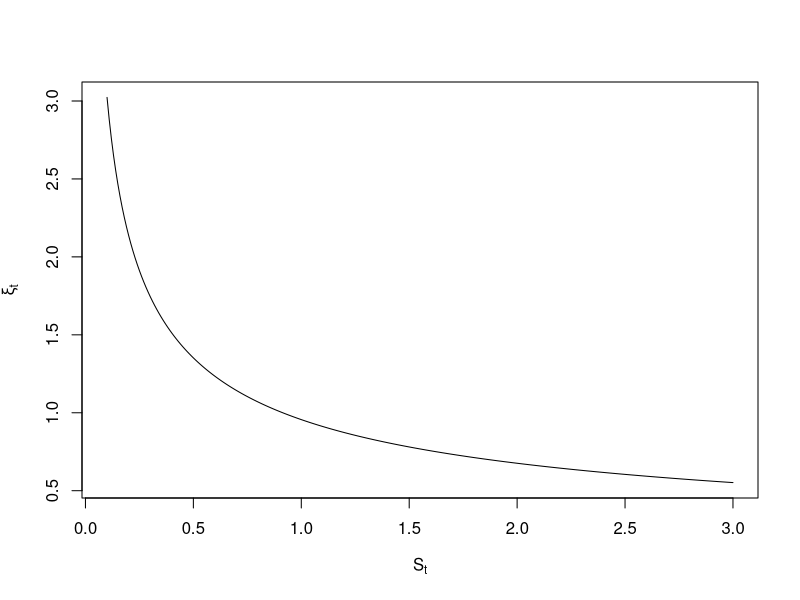
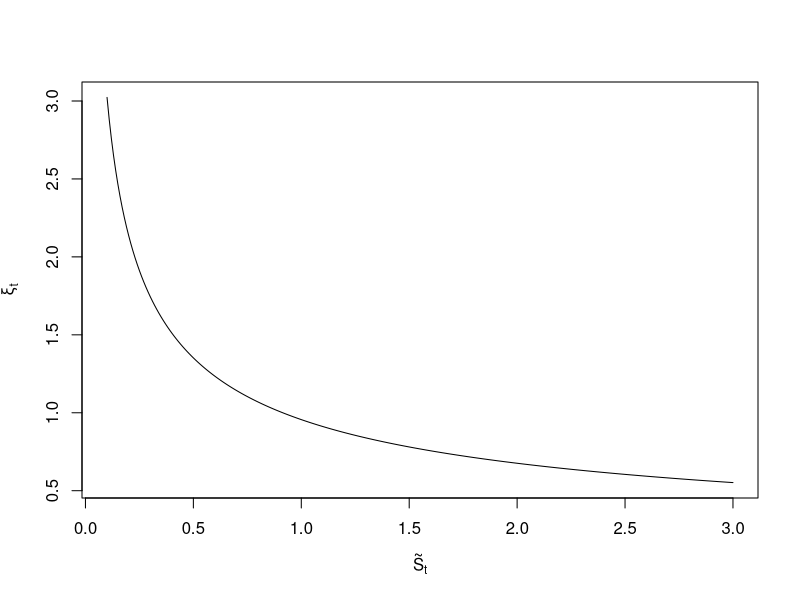

Here is the R script that generated these plots, in order: (Note: this script raises an error after producing the figures.)
############ MÉMOIRE: Maitrise en Mathématiques Finacières et Actuarielle  #################

# -SECTION 3: Power Utility - Simulation de marché #
#-Note: toutes les formules sont UNIQUEMENT applicables à la fonction de Power Utility

########## PARAMÈTRES ##########################################
Maturi<-10         #Time until maturity
r_no_risk<-0.02    #Risk free rate
alpha<-0.04        #Risky rate
sigma<-0.2         #Volatility
gamma<-2           #Parameter of Utility function
S_0<-1             #Initial value of the asset (S_0>0)
budget<-1          #Initial Budget amount
N_Simulations<-100000 #Number of Simulations
fee_c_s<-0.00     #Fee applied of the risky asset
fee_c_f<-0.00     #Fee applied of the funds 

Frequ<-52          #Frequency of rebalancing the portfolio
  
a_call_sim<-1
b_call_sim<-1
K_call_sim<-1

library("ggplot2")
alpha_tilde<-alpha-fee_c_s-fee_c_f
r_no_risk_tilde<-r_no_risk-fee_c_f
  
theta_sim<-(alpha-r_no_risk)/sigma
theta_sim_tilde<-(alpha_tilde-r_no_risk_tilde)/sigma
################################################################




########## Graph: xi_t with respect to S_t ##########
ttt<-3
sst<-seq(0.1,3,0.01)
xxi<-lapply(sst,function(x)x^(-theta_sim/sigma)*exp((theta_sim*alpha/sigma-theta_sim*sigma/2-r_no_risk-0.5*theta_sim^2)*ttt))
plot(sst,xxi, type='l',xlab=expression(S[t]),ylab=expression(xi[t]))




########## Graph: xi_t with respect to S_t with fees ##########
ttt<-3
sst<-seq(0.1,3,0.01)
xxi<-lapply(sst,function(x)x^(-theta_sim_tilde/sigma)*exp((theta_sim_tilde*alpha_tilde/sigma-theta_sim_tilde*sigma/2-r_no_risk_tilde-0.5*theta_sim_tilde^2)*ttt))
plot(sst,xxi, type='l',xlab=expression(tilde(S)[t]),ylab=expression(tilde(xi)[t]))
#,yaxt = "n" ,xaxt = "n"

#### "Frequency" - SIMULATIONS - Market ########
# Power Utility, no Call option #

rand_vector4<-rnorm(Maturi*Frequ)
prop_Actif_Risque<-(alpha-r_no_risk)/(gamma*sigma^2)
S_t0<-1
B_t0<-1

S_t_simulated0<-lapply(rand_vector4,function (x)exp((alpha-0.5*sigma^2)/Frequ+sigma*sqrt(1/Frequ)*x))
B_t_simulated0<-rep(exp(r_no_risk/Frequ),Frequ*Maturi)
lambda_0<-(1/budget)^(gamma)*exp((-r_no_risk*gamma+r_no_risk-(0.5*theta_sim^2)+theta_sim^2/(2*gamma))*Maturi)
Ptf_simulated_0<-lambda_0^(-1/gamma)*exp((0.5*theta_sim^2*(1-1/gamma)^2-(r_no_risk+0.5*theta_sim^2)*(1-1/gamma))*Maturi)

Montant_Actif_Risque0<-prop_Actif_Risque*Ptf_simulated_0/S_t0
Montant_Actif_Sans_Risque0<-(Ptf_simulated_0-Montant_Actif_Risque0*S_t0)/B_t0
tool_investment0<-rbind(Montant_Actif_Risque0,Montant_Actif_Sans_Risque0)
  
S_t_simulated1<-cumprod(S_t_simulated0)
B_t_simulated1<-cumprod(B_t_simulated0)

tool_Market0<-rbind(S_t_simulated1[1:(Frequ*Maturi-1)],B_t_simulated1[1:(Frequ*Maturi-1)])
tool_Market1<-rbind(S_t_simulated1,B_t_simulated1)
Ptf_simulated_1<-tool_Market1[,1]%*%tool_investment0
tool_investment1<-rbind(prop_Actif_Risque*Ptf_simulated_1/tool_Market1[1,1],(Ptf_simulated_1-prop_Actif_Risque*Ptf_simulated_1)/tool_Market1[2,1])
#tool_Market1[,1]%*%tool_investment1==tool_Market1[,1]%*%tool_investment0




#Retourne un vecteur contenant les nouveaux montants investis ds l'actif risqué et sans risque, respectivement
Investment_Fonct<-function(S_t,B_t,invest_risq_tm1,invest_srisq_tm1,propor){
  Ptf_ini<-S_t*invest_risq_tm1+invest_srisq_tm1*B_t
  
  investment<-rbind(propor*Ptf_ini/S_t,Ptf_ini*(1-propor)/B_t)

  return(investment)
}
#Investment_Fonct(S_t=1.004773,B_t= 1.000385,invest_risq_tm1=0.2797681,invest_srisq_tm1=0.8393042,propor=0.25)



#Retourne le processus d'investissement de portfeuille
tool_investment[,1]<-tool_investment0
  for (i in 2:(Frequ*Maturi)){
    tool_investment[,i]<-Investment_Fonct(S_t=S_t_simulated1[(i-1)],B_t= B_t_simulated1[(i-1)],invest_risq_tm1=tool_investment[1,(i-1)],invest_srisq_tm1=tool_investment[2,(i-1)],propor=prop_Actif_Risque) 
  }

#Valeur du portfeuille
Ptf_simulated1<-apply(tool_Market1*tool_investment,2,function(x) sum(x))




#### "Frequ" - SIMULATIONS - Market ########
# Power Utility, no Call option #
########### Plusieurs Simulations ###########
tool_investment<-rbind(rep(0,Frequ*Maturi)+1,rep(0,Frequ*Maturi)+1) #Initialisation
tool_invest_risque_multi<-matrix(0,N_Simulations,Frequ*Maturi+1)
tool_invest_srisque_multi<-matrix(0,N_Simulations,Frequ*Maturi+1)
Ptf_simulated1_multi<-matrix(0,N_Simulations,Frequ*Maturi+1)
S_t_simulated1_multi<-matrix(0,N_Simulations,Frequ*Maturi+1)

Montant_Actif_Risque0<-prop_Actif_Risque*Ptf_simulated_0/S_t0
Montant_Actif_Sans_Risque0<-(Ptf_simulated_0-Montant_Actif_Risque0*S_t0)/B_t0
tool_investment0<-rbind(Montant_Actif_Risque0,Montant_Actif_Sans_Risque0)

rand_vector5<-matrix(rnorm(Maturi*Frequ*N_Simulations),N_Simulations,Maturi*Frequ)
S_t_simulated0_multi<-exp((alpha-0.5*sigma^2)/Frequ+sigma*sqrt(1/Frequ)*rand_vector5)
tool_invest_risque_multi[,1]<-tool_investment0[1]
tool_invest_srisque_multi[,1]<-tool_investment0[2]
B_t_simulated0<-rep(exp(r_no_risk/Frequ),Frequ*Maturi)
B_t_simulated0.5<-c(1,B_t_simulated0)
B_t_simulated1<-cumprod(B_t_simulated0.5)


#Retourne l'espérance de l'utilité pour plusieurs simulations
Ptf_optimal_InvStg<-function(props){
  for(j in 1:(N_Simulations)){
  S_t_simulated1_multi[j,]<-c(1,cumprod(S_t_simulated0_multi[j,]))
  
  
  for (i in 2:(Frequ*Maturi+1)){
    tool_each<-Investment_Fonct(S_t=S_t_simulated1_multi[j,i],B_t= B_t_simulated1[i],invest_risq_tm1=tool_invest_risque_multi[j,(i-1)],invest_srisq_tm1=tool_invest_srisque_multi[j,(i-1)],propor=props) 
    tool_invest_risque_multi[j,i]<-tool_each[1]
    tool_invest_srisque_multi[j,i]<-tool_each[2]
  }
  Ptf_simulated1_multi[j,]<-tool_invest_risque_multi[j,]*S_t_simulated1_multi[j,]+tool_invest_srisque_multi[j,]*B_t_simulated1
}
  Utility_T<-1/(1-gamma)*(Ptf_simulated1_multi[,(Frequ*Maturi+1)])^(1-gamma)
  Expected_Utility<-mean(Utility_T)
  return(Expected_Utility)
}

#Ptf_optimal_InvStg(props=0.5) #-0.8181148

#Retourne un vecteur des valeurs terminales 
Ptf_optimal_InvStg_Terminal<-function(props){
  for(j in 1:(N_Simulations)){
    S_t_simulated1_multi[j,]<-c(1,cumprod(S_t_simulated0_multi[j,]))
    
    
    for (i in 2:(Frequ*Maturi+1)){
      tool_each<-Investment_Fonct(S_t=S_t_simulated1_multi[j,i],B_t= B_t_simulated1[i],invest_risq_tm1=tool_invest_risque_multi[j,(i-1)],invest_srisq_tm1=tool_invest_srisque_multi[j,(i-1)],propor=props) 
      tool_invest_risque_multi[j,i]<-tool_each[1]
      tool_invest_srisque_multi[j,i]<-tool_each[2]
    }
    Ptf_simulated1_multi[j,]<-tool_invest_risque_multi[j,]*S_t_simulated1_multi[j,]+tool_invest_srisque_multi[j,]*B_t_simulated1
  }

  return(Ptf_simulated1_multi[,(Frequ*Maturi+1)])
}
############# Vérification de l'utilité à maturité #############











####      "Frequ"     - SIMULATIONS - Market ########
# Power Utility, with Call option & Optimal Proportion #
lambda_opt<-lambda_optimal(r_FL=r_no_risk,alpha_FL=alpha,sigma_FL=sigma,gamma_FL=gamma,K_FL=K_call_sim,b_FL=b_call_sim,a_FL=a_call_sim,X_0_FL=budget,T_FL=Maturi)
x_concavi<-Find_x_theta_PU(b_call_sim,a_call_sim,K_call_sim,gamma)
  
prob_sim<-((r_no_risk+(1/gamma-0.5)*theta_sim^2)*Maturi+log(x_concavi^(-gamma)/lambda_opt))/(theta_sim*sqrt(Maturi))
  
prop_Actif_Risque0<-(theta_sim/gamma+dnorm(prob_sim)/(sqrt(Maturi)*pnorm(prob_sim)))/sigma

#lambda_opt^(-1/gamma)/(a_call_sim^(1-1/gamma))*exp((r_no_risk+0.5*theta_sim^2)*Maturi*(1-1/gamma)+0.5*theta_sim^2*Maturi*(1-1/gamma)^2)*((-1/gamma)*pnorm(((r_no_risk+theta_sim^2)*Maturi-theta_sim^2*Maturi*(1-1/gamma)-indica)/(theta_sim*sqrt(Maturi)))+dnorm(((r_no_risk+theta_sim^2)*Maturi-theta_sim^2*Maturi*(1-1/gamma)-indica)/(theta_sim*sqrt(Maturi))))+tool2
#indica<-((lambda_opt*1/a_call_sim)^(-1/gamma)-K_call_sim)/a_call_sim+b_call_sim 


tool_investment<-rbind(rep(0,Frequ*Maturi)+1,rep(0,Frequ*Maturi)+1) #Initialisation
tool_invest_risque_multi<-matrix(0,N_Simulations,Frequ*Maturi+1)
tool_invest_srisque_multi<-matrix(0,N_Simulations,Frequ*Maturi+1)
Ptf_simulated1_multi<-matrix(0,N_Simulations,Frequ*Maturi+1)
S_t_simulated1_multi<-matrix(0,N_Simulations,Frequ*Maturi+1)
xi_t_simulated1_multi<-matrix(0,N_Simulations,Frequ*Maturi+1)
xi_t_simulated1_multi[,1]<-1

Montant_Actif_Risque0<-prop_Actif_Risque0*Ptf_simulated_0/S_t0
Montant_Actif_Sans_Risque0<-(Ptf_simulated_0-Montant_Actif_Risque0*S_t0)/B_t0
tool_investment0<-rbind(Montant_Actif_Risque0,Montant_Actif_Sans_Risque0)

rand_vector5<-matrix(rnorm(Maturi*Frequ*N_Simulations),N_Simulations,Maturi*Frequ)
S_t_simulated0_multi<-exp((alpha-0.5*sigma^2)/Frequ+sigma*sqrt(1/Frequ)*rand_vector5)
tool_invest_risque_multi[,1]<-tool_investment0[1]
tool_invest_srisque_multi[,1]<-tool_investment0[2]
B_t_simulated0<-rep(exp(r_no_risk/Frequ),Frequ*Maturi)
B_t_simulated0.5<-c(1,B_t_simulated0)
B_t_simulated1<-cumprod(B_t_simulated0.5)
Payoff<-rep(0,N_Simulations)
x_conca<-Find_x_theta_PU(b_o=1,a_o=1,K_o=1,gamma_o=gamma)
lagang<-lambda_optimal(r_FL=r_no_risk,alpha_FL=alpha,sigma_FL=sigma,gamma_FL=gamma,K_FL=1,b_FL=1,a_FL=1,X_0_FL=1,T_FL=Maturi)
vecteur_proportion_opt<-rep(0,(Maturi*Frequ+1)) #Only for the last simulation, so this is why it's a vector

Ptf_optimal_InvStg_Call<-function(a_call,b_call,K_call){ #proportion non-cte and return E(Utility)
  for(j in 1:(N_Simulations)){
    S_t_simulated1_multi[j,]<-c(1,cumprod(S_t_simulated0_multi[j,]))
    
    for (i in 2:(Frequ*Maturi+1)){
      t_sim<-(i-1)/Frequ
      xi_t_simulated1_multi[j,i]<-S_t_simulated1_multi[j,i]^(-theta_sim/sigma)*exp((theta_sim*alpha/sigma-theta_sim*sigma/2-r_no_risk-0.5*theta_sim^2)*t_sim)
      
      if(i!=(Frequ*Maturi+1)){tool3<-((r_no_risk+(1/gamma-0.5)*theta_sim^2)*(Maturi-t_sim)+log(x_conca^(-gamma)/(lagang*xi_t_simulated1_multi[j,i])))/(theta_sim*sqrt(Maturi-t_sim))
    
      props_optimal<-(theta_sim/gamma+dnorm(tool3)/(pnorm(tool3)*sqrt(Maturi-t_sim)))/sigma
      vecteur_proportion_opt[i]<-props_optimal 
      
      tool_each<-Investment_Fonct(S_t=S_t_simulated1_multi[j,i],B_t= B_t_simulated1[i],invest_risq_tm1=tool_invest_risque_multi[j,(i-1)],invest_srisq_tm1=tool_invest_srisque_multi[j,(i-1)],propor=props_optimal) 
      tool_invest_risque_multi[j,i]<-tool_each[1]
      tool_invest_srisque_multi[j,i]<-tool_each[2]
      }
    }
    
    Ptf_simulated1_multi[j,]<-tool_invest_risque_multi[j,]*S_t_simulated1_multi[j,]+tool_invest_srisque_multi[j,]*B_t_simulated1
    Ptf_simulated1_multi[j,(Frequ*Maturi+1)]<-tool_invest_risque_multi[j,(Frequ*Maturi)]*S_t_simulated1_multi[j,(Frequ*Maturi+1)]+tool_invest_srisque_multi[j,(Frequ*Maturi)]*B_t_simulated1[(Frequ*Maturi+1)]
 
     Payoff[j]<-a_call*max(0,Ptf_simulated1_multi[j,(Frequ*Maturi+1)]-b_call)+K_call
      }



  Utility<-1/(1-gamma)*(Payoff)^(1-gamma)
  Expected_Utility<-mean(Utility)
  return(Expected_Utility)
}

#Ptf_optimal_InvStg_Call(a_call=1,b_call=1,K_call=1)# -0.8199844



Ptf_optimal_InvStg_Call_terminal<-function(a_call,b_call,K_call){ #proportion cte and Utility simulated
  for(j in 1:(N_Simulations)){
    S_t_simulated1_multi[j,]<-c(1,cumprod(S_t_simulated0_multi[j,]))
    
    for (i in 2:(Frequ*Maturi+1)){
      t_sim<-(i-1)/Frequ
      xi_t_simulated1_multi[j,i]<-S_t_simulated1_multi[j,i]^(-theta_sim/sigma)*exp((theta_sim*alpha/sigma-theta_sim*sigma/2-r_no_risk-0.5*theta_sim^2)*t_sim)
      
      if(i!=(Frequ*Maturi+1)){tool3<-((r_no_risk+(1/gamma-0.5)*theta_sim^2)*(Maturi-t_sim)+log(x_conca^(-gamma)/(lagang*xi_t_simulated1_multi[j,i])))/(theta_sim*sqrt(Maturi-t_sim))
      
      props_optimal<-(theta_sim/gamma+dnorm(tool3)/(pnorm(tool3)*sqrt(Maturi-t_sim)))/sigma
      vecteur_proportion_opt[i]<-props_optimal 
      
      tool_each<-Investment_Fonct(S_t=S_t_simulated1_multi[j,i],B_t= B_t_simulated1[i],invest_risq_tm1=tool_invest_risque_multi[j,(i-1)],invest_srisq_tm1=tool_invest_srisque_multi[j,(i-1)],propor=props_optimal) 
      tool_invest_risque_multi[j,i]<-tool_each[1]
      tool_invest_srisque_multi[j,i]<-tool_each[2]
      }
    }
    
    Ptf_simulated1_multi[j,]<-tool_invest_risque_multi[j,]*S_t_simulated1_multi[j,]+tool_invest_srisque_multi[j,]*B_t_simulated1
    Ptf_simulated1_multi[j,(Frequ*Maturi+1)]<-tool_invest_risque_multi[j,(Frequ*Maturi)]*S_t_simulated1_multi[j,(Frequ*Maturi+1)]+tool_invest_srisque_multi[j,(Frequ*Maturi)]*B_t_simulated1[(Frequ*Maturi+1)]
    
    Payoff[j]<-a_call*max(0,Ptf_simulated1_multi[j,(Frequ*Maturi+1)]-b_call)+K_call
  }
 
  return(Payoff)
}

#Ptf_optimal_InvStg_Call_terminal(a_call=1,b_call=1,K_call=1)




####################### TESTS SECTION #######################
#Market a Portfolio Overview
par(mfrow=c(3,1))
plot(0:520,c(1,S_t_simulated1),type='l',xlab=' ',ylab=' ',main='Actif risqué')
plot(0:520,c(1,B_t_simulated1),type='l',xlab=' ',ylab=' ',main='Actif sans risque')
plot(0:520,c(Ptf_simulated_0,Ptf_simulated1),type='l',xlab=' ',ylab=' ',main='Portefeuille')

#Utility maximisation, Original Problem 
par(mfrow=c(1,1))
verif<-lapply(seq(0,1,0.05),function(x) Ptf_optimal_InvStg(props=x))
plot(seq(0,1,0.05),verif,type='l',xlab=c( expression(nu[t])),ylab=expression(paste(E,'[ U(',X[T],') ]') ))
abline(v =prop_Actif_Risque, col = "blue", lwd = 2,lty=2)
legend(0.4,-0.80,col='blue', lwd = 2,lty=2,legend=c(expression(paste(nu[t],'*'," = ",frac(alpha-r,gamma*sigma^2)))))

#utility maximisation, On Call Option
verif_Call<-lapply(seq(0,1,0.05),function(x) Ptf_optimal_InvStg_Call(props=x,a_call=1,b_call=1,K_call=1))
plot(seq(0,1,0.05),verif_Call,type='l',xlab=c( expression(nu[t])),ylab=expression(paste(E,'[ U(',X[T],') ]') ))
abline(v =prop_Actif_Risque, col = "blue", lwd = 2,lty=2)
legend(0.4,-0.80,col='blue', lwd = 2,lty=2,legend=c(expression(paste(nu[t],'*'," = ",frac(alpha-r,gamma*sigma^2)))))



########## Histogramme Portefeuille optimal: dynamique et forme fermée ###############
proportion_optimale<-(alpha-r_no_risk)/(gamma*sigma^2)

# Start the clock!
ptm <- proc.time()

Ptf_dyn<-data.frame(valeur_opt=Ptf_optimal_InvStg_Terminal(props=proportion_optimale))
Ptf_theorique<-data.frame(valeur_opt=as.numeric(X_Optimal_base_simulated))

Ptf_dyn$comp<-'Dyn'
Ptf_theorique$comp<-'Theo'

Compa_combin<-rbind(Ptf_dyn,Ptf_theorique)

ggplot(data=Compa_combin,aes(Compa_combin$valeur_opt,group=comp,fill=comp))+
  geom_histogram(colour='black',binwidth = 0.02,alpha=0.5,position = "identity")+
  scale_fill_manual(name="",values=c("yellow","darkgray"),labels=c( expression(paste("X","*"[T],": Dynamique")),expression(paste("X","*"[T],": Théorique"))))+
  labs(x=expression(paste("X","*"[T])), y="# Réalisations")+
  theme(axis.title=element_text(size=16,face="bold"))+
  theme_classic()+
  theme(legend.position=c(0.80,0.65))+
  theme(legend.text=element_text(size=13))+

  geom_vline(aes(xintercept =mean(as.numeric(X_Optimal_base_simulated)), linetype = "Moyenne Théorique: 1.283896"), colour= 'black', data = Compa_combin) +                                                                                                     
  geom_vline(aes(xintercept =mean(as.numeric(Ptf_dyn$valeur_opt)), linetype = "Moyenne Dynamique:1.284377"), colour= 'purple4', data = Compa_combin) +
  scale_linetype_discrete(name = " ")

# Stop the clock
proc.time() - ptm   #136.605 secondes


#  scale_color_manual("Statistics", values = c("Mean" <-"red", "Median" <- "green"))+
#scale_linetype_manual(name = "Thresholds",values = c(2,2))  










########## Histogramme Portefeuille optimal: dynamique et densité ###############
proportion_optimale<-(alpha-r_no_risk)/(gamma*sigma^2)
lbd<-(1/budget)^(gamma)*exp((-r_no_risk*gamma+r_no_risk-(0.5*theta_sim^2)+theta_sim^2/(2*gamma))*Maturi)
mu_mod<-((r_no_risk+0.5*theta_sim^2)*Maturi-log(lbd))/gamma
sigma_mod2<-theta_sim^2*Maturi/gamma^2

mean_theo<-exp(mu_mod+0.5*sigma_mod2)  


# Start the clock!
ptm <- proc.time()

Ptf_dyn<-data.frame(valeur_opt=as.numeric(Ptf_simul))#Ptf_simul is obtained from the Memoire_Codes3.3, 3th method.
x <- seq(0.5, 2, length.out=100)
df <- with(Ptf_dyn, data.frame(x = x, y = dlnorm(x, mu_mod,sqrt(sigma_mod2))))

Ptf_dyn$comp<-'Dyn'


ggplot(data=Ptf_dyn,aes(Ptf_dyn$valeur_opt))+
  geom_histogram(aes(y=..density..),colour='black',binwidth = 0.05,alpha=0.5,position = "identity")+
  geom_line(data = df, aes(x = x, y = y), color = "red")+
  scale_fill_manual(values=c("firebrick2", "grey"))+
  scale_x_continuous(breaks=NULL)+
  scale_y_continuous(breaks=NULL)+
  labs(title='',x=expression(paste("X","*"[T])), y="Densité")+
  theme(axis.title=element_text(size=16,face="bold"))+
  theme_classic()+
  theme(legend.position=c(0.75,0.8))+
  #theme(legend.text=element_text(size=13))+
  #geom_vline(aes(xintercept =mean_theo, linetype = "Moyenne Théorique: 1.268471")) +                                                                                                     
  #geom_vline(aes(xintercept =mean(as.numeric(Ptf_dyn$valeur_opt)), linetype = "Moyenne Dynamique:  1.286424"), data = Ptf_dyn)+                                                                                                     
  #theme(plot.title = element_text(family = "Helvetica", face = "bold", size = (15),hjust = 0.5))+
  scale_linetype_discrete(name = " ")
 
 # Stop the clock
proc.time() - ptm   #136.605 secondes






########## Histogramme Portefeuille optimal Call: dynamique et forme fermée ###############

ptm_call <- proc.time()

Ptf_dyn_call<-data.frame(valeur_opt=as.numeric(Ptf_optimal_InvStg_Call_terminal(a_call=1,b_call=1,K_call=1)))
Ptf_theorique_call<-data.frame(valeur_opt=as.numeric(X_Optimal_simulated)) #(Voir Memoire_Codes1)

Ptf_dyn_call$comp<-'Dyn'
Ptf_theorique_call$comp<-'Theo'

Compa_combin_call<-rbind(Ptf_dyn_call,Ptf_theorique_call)

ggplot(data=Compa_combin_call,aes(Compa_combin_call$valeur_opt,group=comp,fill=comp))+
  geom_histogram(colour='black',binwidth = 0.02,alpha=0.5,position = "identity")+
  scale_fill_manual(name="",values=c("yellow","darkgray"),labels=c( expression(paste("X","*"[T],": Dynamique")),expression(paste("X","*"[T],": Théorique"))))+
  labs(x=expression(paste("X","*"[T])), y="# Réalisations")+
  theme_classic()+
  geom_vline(xintercept = 1.9999793, linetype="dotted")

proc.time() - ptm_call



################# - Comparaison - #################
#### Histogramme Portefeuille optimal Call: dynamique (16-12-2020) ###############

ptm_call <- proc.time()

Ptf_final_2448_0<-data.frame(valeur_opt=as.numeric(ptf_2448_0))#Obtenu à l'aide de la méthode 4 MemoireCodes3.3
Ptf_final_1224_1224<-data.frame(valeur_opt=as.numeric(ptf_1224_1224))#Obtenu à l'aide de la méthode 4 MemoireCodes3.3
Ptf_final_18_6448<-data.frame(valeur_opt=as.numeric(ptf_18_6448))#Obtenu à l'aide de la méthode 4 MemoireCodes3.3
Ptf_final_0_0<-data.frame(valeur_opt=as.numeric(ptf_0_0))#Obtenu à l'aide de la méthode 4 MemoireCodes3.3

Ptf_final_2448_0$comp<-'2.c_s=0.000% et c_f=2.448%'
Ptf_final_1224_1224$comp<-'3.c_s=1.224% et c_f=1.224%'
Ptf_final_18_6448$comp<-'4. c_s=1.800% et c_f=0.6448%'
Ptf_final_0_0$comp<-'1. Aucun frais'


Combin_ptf_frais<-rbind(Ptf_final_2448_0,Ptf_final_1224_1224,Ptf_final_18_6448,Ptf_final_0_0)


ggplot(data=Combin_ptf_frais,aes(Combin_ptf_frais$valeur_opt,group=comp,fill=comp))+
  geom_histogram(colour='black',binwidth = 0.01,alpha=0.6,position = "identity")+
  labs(x=expression(paste("X","*"[T])), y="# Réalisations")+
  scale_x_continuous(breaks=c(x_concavi),labels=expression(paste(widehat(x),'(',D[T],')')))+
  scale_fill_manual(name="",values=c("#7CAE00","yellow","red","#C77CFF"),labels=c( expression(paste("4. Aucun frais")), expression(paste("3. ",c[s],"=0.000% et ",c[f],"=2.448%")),expression(paste("2. ",c[s],"=1.224% et ",c[f],"=1.224%")),expression(paste("1. ",c[s],"=1.800% et ",c[f],"=0.6448%"))))+
  theme_classic()+
  theme(legend.position = 'bottom',legend.title = element_blank())

proc.time() - ptm_call















####### Graphique proportion qui varie dans le temps pour le même S_t (20-01-2020)########
S_test<-0.9
xi_tilde<-S_test^(-theta_sim_tilde/sigma)*exp((theta_sim_tilde*alpha_tilde/sigma-theta_sim_tilde*sigma/2-r_no_risk_tilde-0.5*theta_sim_tilde^2)*t_Test)

proportion_test6<-lapply(seq(0,9.9,0.1),function(x){        
  xi_test<-S_test^(-theta_sim_tilde/sigma)*exp((theta_sim_tilde*alpha_tilde/sigma-theta_sim_tilde*sigma/2-r_no_risk_tilde-0.5*theta_sim_tilde^2)*x)
  interior<-((r_no_risk_tilde+(1/gamma-0.5)*theta_sim_tilde^2)*(Maturi- x)+log((x_concavi^(-gamma))/(xi_test*lambda_opt)))/(theta_sim_tilde*sqrt(Maturi-x))  
  return((theta_sim_tilde/gamma+dnorm(interior)/(pnorm(interior)*sqrt(Maturi-x)))/sigma)
})

plot(seq(0,9.9,0.1),proportion_test1,type='l',xlab="Temps (t)",ylab=expression(nu[t]),ylim=c(0,6))
lines(seq(0,9.9,0.1),proportion_test2,col="red")
lines(seq(0,9.9,0.1),proportion_test3,col="blue")
lines(seq(0,9.9,0.1),proportion_test4,col="purple")
lines(seq(0,9.9,0.1),proportion_test5,col="blue4")
lines(seq(0,9.9,0.1),proportion_test6,col="orange")
legend(0, 6, legend=c(expression(paste(S[t],"=0.9")), expression(paste(S[t],"=1")), expression(paste(S[t],"=1.1")),expression(paste(S[t],"=1.2")),expression(paste(S[t],"=1.3")),expression(paste(S[t],"=1.4"))),
       col=c("orange","black", "red","blue","purple","blue4"), lty=c(1,1,1,1,1), cex=0.8)

#### TEST ####
par(mfrow=c(1,1))
tre<-c(1,1/0)
tre[2]<-4




